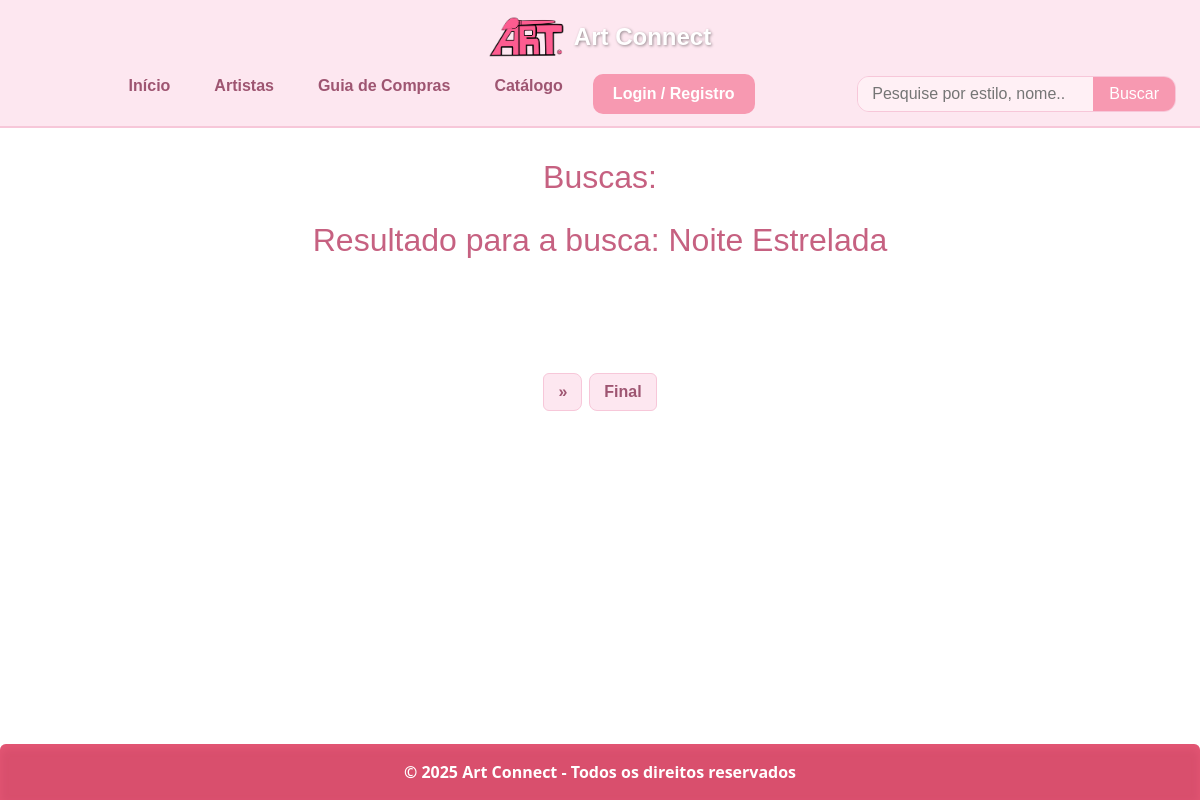
Page /usuarios/search.php?busca=Noite Estrelada on the earlier database version.
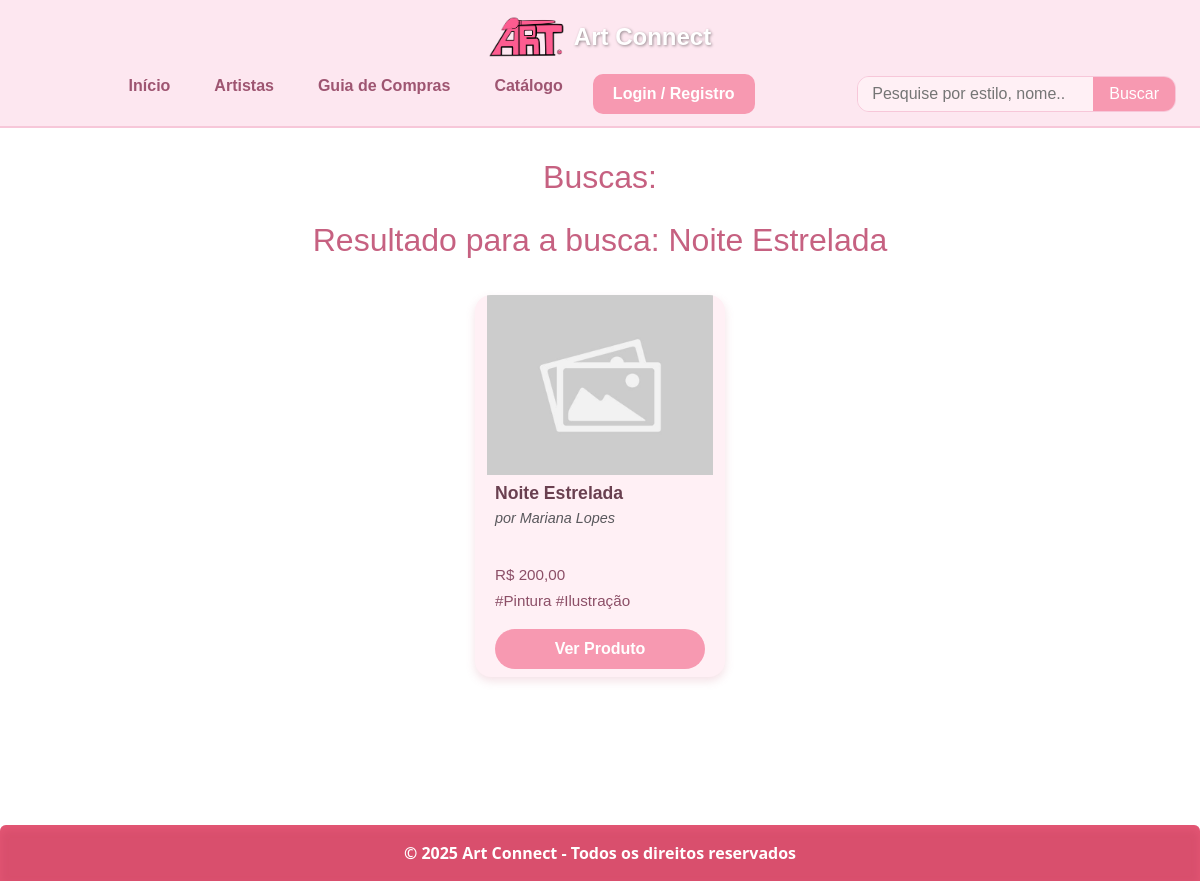
Same page on the later database version.
### tables this page shows
CREATE TABLE IF NOT EXISTS `artes` (
  `id` int(11) NOT NULL AUTO_INCREMENT,
  `titulo` varchar(255) NOT NULL,
  `descricao` text DEFAULT NULL,
  `imagem` varchar(255) DEFAULT NULL,
  `preco` decimal(10,2) DEFAULT NULL,
  `desconto` int(11) DEFAULT 0,
  `preco_final` decimal(10,2) DEFAULT NULL,
  `artista_id` int(11) NOT NULL,
  `data_publicacao` datetime DEFAULT current_timestamp(),
  `preco_promocao` decimal(10,2) DEFAULT 0.00,
  `promocao` bit(1) NOT NULL,
  `status` bit(1) NOT NULL,
  PRIMARY KEY (`id`),
  KEY `fk_artista` (`artista_id`)
);

CREATE TABLE IF NOT EXISTS `usuarios` (
  `id` int(11) NOT NULL AUTO_INCREMENT,
  `nome` varchar(100) NOT NULL,
  `nome_social` varchar(100) DEFAULT NULL,
  `email` varchar(100) NOT NULL,
  `senha` varchar(255) NOT NULL,
  `tipo` bit(1) NOT NULL,
  `cpf` varchar(14) NOT NULL,
  `rg` varchar(20) DEFAULT NULL,
  `data_nascimento` date DEFAULT NULL,
  `foto` varchar(255) DEFAULT NULL,
  `status` bit(1) NOT NULL,
  `data_cadastro` datetime NOT NULL,
  `apelido` varchar(50) DEFAULT NULL,
  `sexo` char(1) DEFAULT NULL,
  `descricao` text DEFAULT NULL,
  `cidade` varchar(40) NOT NULL,
  `estado` char(2) NOT NULL,
  PRIMARY KEY (`id`),
  UNIQUE KEY `unique_email` (`email`),
  UNIQUE KEY `unique_cpf` (`cpf`)
);

### usuarios/search.php (the view, shortened to what this page needs)
<?php
require_once '../conexao.php';
if (isset($_GET['busca']) && $_GET['busca'] != '') {
    $busca = $_GET['busca'];
    $sql_cont = "SELECT id FROM artes WHERE titulo LIKE '%$busca%'";
    $query_cont = mysqli_query($conexao, $sql_cont);
    $quantidade = mysqli_num_rows($query_cont);
    $paginaAtual = isset($_GET['pagina']) && !empty($_GET['pagina']) ? $_GET['pagina'] : 1;
    $buscapag = "&busca=" . $busca;
    $paginaQtdd = 4;
    $valorInicial = ($paginaAtual * $paginaQtdd) - $paginaQtdd;
    $paginaFinal = ceil($quantidade / $paginaQtdd);
    $paginaProxima = $paginaAtual + 1;
    $sql = "SELECT artes.*, usuarios.nome AS nome_artista
        FROM artes
        LEFT JOIN usuarios ON artes.artista_id = usuarios.id
        WHERE titulo LIKE '%$busca%'
        ORDER BY artes.id DESC
        LIMIT $valorInicial, $paginaQtdd";
    $res = mysqli_query($conexao, $sql);
}
?>
<!DOCTYPE html>
<html lang="pt">
<head>
  <link href="https://cdn.jsdelivr.net/npm/bootstrap@5.3.2/dist/css/bootstrap.min.css" rel="stylesheet" />
  <link rel="stylesheet" href="https://cdnjs.cloudflare.com/ajax/libs/slick-carousel/1.8.1/slick.min.css" />
  <link rel="stylesheet" href="https://cdnjs.cloudflare.com/ajax/libs/slick-carousel/1.8.1/slick-theme.min.css" />
    <link rel="stylesheet" href="../css/busca.css">
</head>
<?php include("topo.php"); ?>
<body>
    <section class="catalogo">
        <h2>Buscas:</h2>
        <h2 class="titulo-main">Resultado para a <span>busca: <?php echo $busca ?> </span></h2>
        <div class="row mt-4">
            <?php while ($linha = mysqli_fetch_assoc($res)) {
                $tags = [];
                $tag_res = mysqli_query($conexao, "SELECT t.nome FROM arte_tag at INNER JOIN tags t ON at.tag_id = t.id WHERE at.arte_id = {$linha['id']}");
                while ($t = mysqli_fetch_assoc($tag_res)) {
                    $tags[] = "#" . $t['nome'];
                }
                $caminhoImagem = "../images/produtos/" . $linha['imagem'];
                $imagem = (!empty($linha['imagem']) && file_exists($caminhoImagem)) ? $caminhoImagem : "../images/assets/img/placeholder-produto.jpg";
                $preco = number_format($linha['preco'], 2, ',', '.');
                $temDesconto = $linha['desconto'] > 0;
                $precoFinal = $temDesconto ? $linha['preco'] * (1 - $linha['desconto'] / 100) : $linha['preco'];
                $precoFinalFormatado = number_format($precoFinal, 2, ',', '.');
                echo "
                <div class='catalogo-card'>
                    <img src='$imagem' alt='Arte de {$linha['nome_artista']}' style='width: 100%; height: 180px; object-fit: cover;'>";
                echo "
                    <div class='conteudo p-2'>
                        <h5 class='mb-1'>{$linha['titulo']}</h5>
                        <small class='text-muted'>por {$linha['nome_artista']}</small><br>
                        <p class='mb-1'>";
                if ($temDesconto) {
                    echo "<del style='font-size: 12px;'>R$ $preco</del> <strong class='text-success' style='font-size: 16px;'>R$ $precoFinalFormatado</strong>";
                } else {
                    echo "R$ $preco";
                }
                echo "</p>
                        <p class='mb-1'>" . implode(' ', $tags) . "</p>
                        <a href='catalogo/produto.php?id={$linha['id']}' class='btn-ver-perfil'>Ver Produto</a>
                    </div>
                </div>";
            } ?>
        </div>
        <div class="col-12 mt-5">
            <nav aria-label="paginacao">
                <ul class="pagination justify-content-center">
                    <?php if ($paginaAtual != $paginaFinal) { ?>
                        <li class="page-item"><a class="page-link" href="?pagina=<?php echo $paginaProxima . $buscapag; ?>" aria-label="Next"><span aria-hidden="true">&raquo;</span></a></li>
                        <li class="page-item"><a class="page-link" href="?pagina=<?php echo $paginaFinal . $buscapag; ?>">Final</a></li>
                    <?php } ?>
                </ul>
            </nav>
        </div>
    </section>
     <footer class="bg-rose text-white py-3 text-center rounded-top">
    <p class="mb-0">&copy; 2025 Art Connect - Todos os direitos reservados</p>
  </footer>
</body>
</html>

Differences in the rows shown:
now on this page (row edited): artes: titulo "Noite Estrelada", artista.nome "Mariana Lopes", preco "200,00", tags "#Pintura #Ilustração"
Other differences:
text no longer shown: "» Final"
